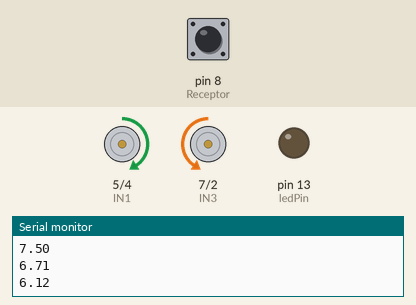
Simulated run of this sketch. Board: Arduino Uno, built with avr-gcc and run on an emulated ATmega328P. Shown: motor-driver pin pairs drawn as motors (green arrow = first pin HIGH = forward, orange = second pin HIGH = backward, longer = more drive, scaled by the enable pin), output pins drawn as LEDs (lit = HIGH), the last lines printed to the serial monitor. The inputs (shaded band) are chosen by the test bench; at power-on: pin 8 (Receptor) LOW. Pins used as bus, display or sensor lines are not drawn.

Above: at 6.4 s.
6.5 s: pin 8 (Receptor) pulsed HIGH 2 times (0.12 s each, 0.3 s apart)
At 7.6 s:
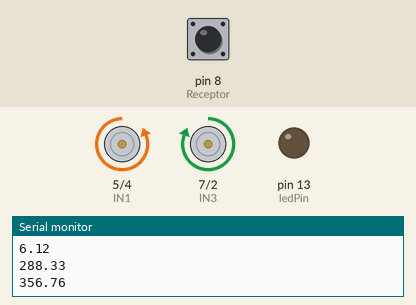
At 9.6 s:
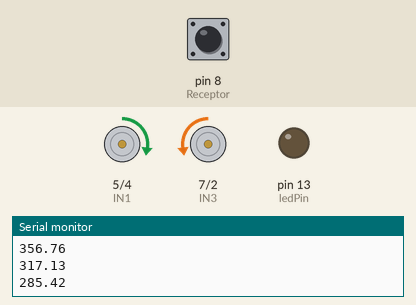
Timing chart, 0 to 12.5 s (numbered marks = the images above; inputs shaded):
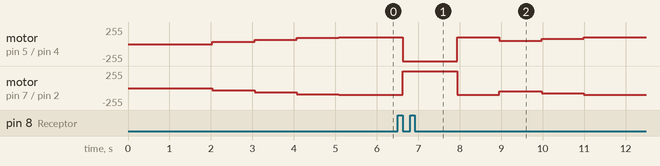

The sketch:

Franco.ino
```cpp
//CODIGO OPTIMIZADO //
//VERIFICAR UNA VEZ MAS POR LAS DUDAS//
#include <PID_v1.h>

const int Emisor = 9;   //Pin digital 2 para el Trigger del sensor
const int Receptor = 8;   //Pin digital 3 para el echo del sensor
long tiempodeonda;
double distancia;
double vmax, Var_max,var;
double Kp,Ki,Kd, dkp=6,dki=3,dkd=0.5,kpinic=8,kie=2.5,kde=0.91,sum1=0;
double salidapwm;
const double Tiempo_cambio=1.5*1000000; //en microsegundos
const double paso_ojos=150000;//en microsegundos (0,3s)
double n=1;//exponente del cociente variaciaion

int c=0,i=0,j=0;//voler Cmax un entero (falta porque tiempo_cambio es double)
const int Cmax=Tiempo_cambio/paso_ojos;
int v[Cmax];
int IN1=5;    // Input3 conectada al pin 5+
int IN2=4;    // Input4 conectada al pin 4 +
int IN3=7;
int IN4=2;
int ENA=3;    // ENA conectada al pin 3 de Arduino
int ENB=6;
double Setpoint = 15.0;
int ledPin = 13;

PID miPID(&distancia,&salidapwm,&Setpoint,1,1,1,DIRECT);

//-------------------------------------------------------------------------

void setup() {
    Serial.begin(9600);
    pinMode(Emisor, OUTPUT); //pin como salida
    pinMode(Receptor, INPUT);  //pin como entrada
    digitalWrite(Emisor, LOW);//Inicializamos el pin con 0
    pinMode (ENA, OUTPUT);
    pinMode (IN1, OUTPUT);
    pinMode (IN2, OUTPUT);
    pinMode(IN3, OUTPUT);
    pinMode(IN4, OUTPUT);
    pinMode(ledPin, OUTPUT);
    miPID.SetMode(AUTOMATIC);
    miPID.SetOutputLimits(-255,255);
    if ((70-Setpoint)>(Setpoint-0)){
        vmax=70-Setpoint;
    }
    else {
        vmax=Setpoint;
    }
    Var_max=abs(vmax)*sqrt(Cmax)/Cmax;//al cuadrado
}

//------------------------------------------------------------------------------------

void loop(){
    digitalWrite(Emisor, HIGH);
    delayMicroseconds(paso_ojos);
    digitalWrite(Emisor, LOW);
    tiempodeonda = pulseIn(Receptor, HIGH);
    distancia = tiempodeonda/59; //Variable de retroalimentacion
    if (c<Cmax){
        v[c]=distancia;
        sum1+=(Setpoint-v[c])*(Setpoint-v[c]);
        var=(sqrt(sum1))/(c+1);
        c++;
    }
    if(c==Cmax){
        sum1-=(Setpoint-v[j])*(Setpoint-v[j]);
        v[j]=distancia;
        sum1+=(Setpoint-v[j])*(Setpoint-v[j]);
        var=(sqrt(sum1))/Cmax;
        j++;
        if (j==Cmax){
          j=0;
        }
    }
    if(var==0){
       digitalWrite(ledPin, HIGH);
        c=0;//podria prender un led azul o rosa para indicarlo
        sum1=0;
    } else{
        digitalWrite(ledPin, LOW);
    }

Kp=kpinic-((1-(var/Var_max))*dkp);
Ki=kie-((var/Var_max))*dki;
Kd=kde+sqrt(((var/Var_max)))*dkd;
    PID miPID(&distancia,&salidapwm,&Setpoint,Kp,Ki,Kd,DIRECT);
    miPID.SetMode(AUTOMATIC);
    miPID.SetOutputLimits(-255,255);
    miPID.Compute();
   // Serial.print(distancia);
   // Serial.print("\t");

    Serial.print(var);
   // Serial.print("\t");
    //Serial.print(Ki);
   // Serial.print(Kd);

    Serial.println();
    if(salidapwm<0){

        digitalWrite(IN1,LOW);
        digitalWrite(IN2,HIGH);
        digitalWrite(IN3,HIGH);
        digitalWrite(IN4,LOW);
        analogWrite(ENA,abs(salidapwm));
        analogWrite(ENB,abs(salidapwm));
    }
    else{
        digitalWrite(IN1,HIGH);
        digitalWrite(IN2,LOW);
        digitalWrite(IN3,LOW);
        digitalWrite(IN4,HIGH);
        analogWrite(ENA,0.4*abs(salidapwm));
        analogWrite(ENB,0.4*abs(salidapwm));
    }

}
```
